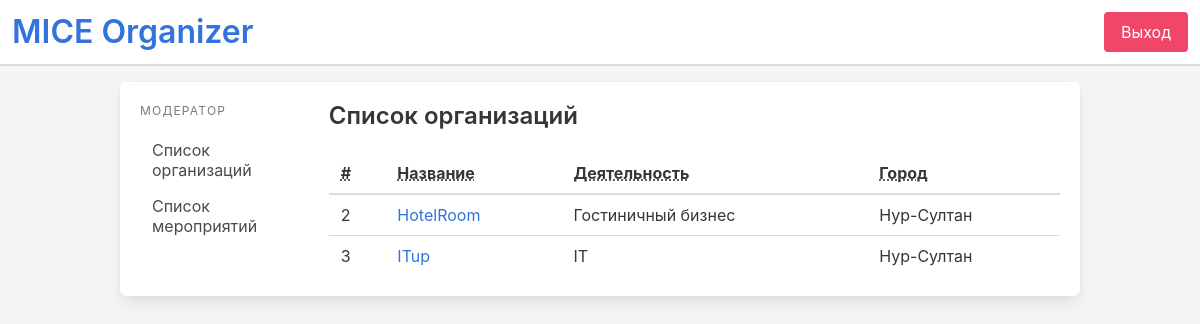
Screenshot of /admin/orgs with the database file from the repository.
### app/models.py (models this page shows)
class AppUser(UserMixin, db.Model):
    id = db.Column(db.Integer, primary_key=True)
    name = db.Column(db.String, unique=True, nullable=False)
    subject = db.Column(db.String)
    city = db.Column(db.String)
    password = db.Column(db.String, nullable=False)
    is_admin = db.Column(db.Boolean, default=False)
    events = db.relationship('Event', backref='user', lazy=True)

### app/routes.py (the view)
@app.route('/admin/orgs', methods=['GET'])
def admin_orgs():
    orgs = AppUser.query.filter_by(is_admin=False).all()
    return render_template('admin/orgs_list.html', orgs=orgs)

### app/templates/admin/orgs_list.html
{% extends 'admin/base.html' %}
{% block content %}
<div class="container">
    <div class="title is-4">Список организаций</div>
    <table class="table" style="width: 100%">
        <thead>
            <tr>
                <th><abbr title="#">#</abbr></th>
                <th><abbr title="Название">Название</abbr></th>
                <th><abbr title="Категория">Деятельность</abbr></th>
                <th><abbr title="Дата">Город</abbr></th>
            </tr>
        </thead>
        <tbody>
            {% for org in orgs %}
            <tr>
                <td>{{ org.id }}</td>
                <td><a href="{{ url_for('admin_events_org', org_id=org.id) }}">{{ org.name }}</a></td>
                <td>{{ org.subject }}</td>
                <td>{{ org.city }}</td>
            </tr>
            {% endfor %}
        </tbody>
    </table>
</div>
{% endblock %}

### rows the page displays
AppUser: id "2", name "HotelRoom", subject "Гостиничный бизнес", city "Нур-Султан"
AppUser: id "3", name "ITup", subject "IT", city "Нур-Султан"
